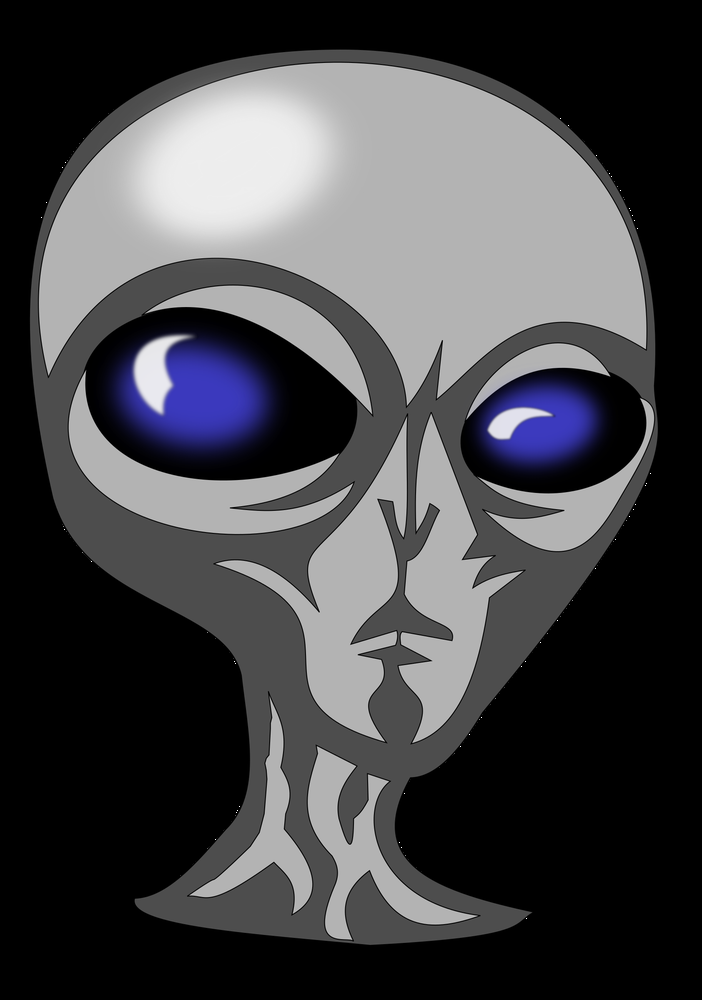
%> input picture tarea-3/resources/alien.png, 702 x 1000 px, shrunk from 1684 x 2400 before the run
$ octave --eval "result = componentes_color(imread('resources/alien.png'));"   (GNU Octave 9; MATLAB toolbox functions it lacks are replaced by stand-ins)
%> lines starting %> are read from the running program, lines starting %| are printed output that depends on the picture
### tarea-3/normaliza.m
%--------------------------------------------------------------------------
%------- TRABAJO 2 --------------------------------------------------------
%------- Clasificaci髇 de esquejes ----------------------------------------
%------- Por: Mateo Nore馻 Pino    mateo.norena@udea.edu.co ---------------
%-------      Estudiante Ingenier韆 de Sistemas  --------------------------
%-------      CC 1017221148, Wpp 3117597936 -------------------------------
%------------ John Edisson Tapias Zarrazola    jedisson.tapias@udea.edu.co
%-------      Profesor Facultad de Ingenieria BLQ 21-409  -----------------
%-------      Estudiante Ingenier韆 de Sistemas  --------------------------
%-------      CC 1152205006, Wpp xxxxxxxxxx -------------------------------
%------- Curso B谩sico de Procesamiento de Im谩genes y Visi贸n Artificial--
%------- V1 Octubre de 2016------------------------------------------------
%--------------------------------------------------------------------------

function d = normaliza(e)

% --- Normaliza una imagen

e = double(e);          % --- Convierte los valores en valores de coma flotante
e = e/max(e(:))*255;    % --- Normaliza respecto al m醲imo valor de la imagen
d = uint8(e);           % --- Retorna la imagen con los valores en uint8
end

### tarea-3/w2linea.m
%--------------------------------------------------------------------------
%------- TRABAJO 2 --------------------------------------------------------
%------- Clasificaci髇 de esquejes ----------------------------------------
%------- Por: Mateo Nore馻 Pino    mateo.norena@udea.edu.co ---------------
%-------      Estudiante Ingenier韆 de Sistemas  --------------------------
%-------      CC 1017221148, Wpp 3117597936 -------------------------------
%------------ John Edisson Tapias Zarrazola    jedisson.tapias@udea.edu.co
%-------      Profesor Facultad de Ingenieria BLQ 21-409  -----------------
%-------      Estudiante Ingenier韆 de Sistemas  --------------------------
%-------      CC 1152205006, Wpp xxxxxxxxxx -------------------------------
%------- Curso B谩sico de Procesamiento de Im谩genes y Visi贸n Artificial--
%------- V1 Octubre de 2016------------------------------------------------
%--------------------------------------------------------------------------

function f = w2linea(g)

% --- Convierte una imagen de tres capas en una l韓ea de im醙enes con cada
% una de las capas

[fil,col,cap] = size(g);        % --- Se halla el tama駉 de la imagen
f = reshape(g,[fil,col*cap]);   % --- Se reforma haciendo una l韓ea de im醙enes
end

### tarea-3/componentes_color.m
%--------------------------------------------------------------------------
%------- TRABAJO 2 --------------------------------------------------------
%------- Clasificaci髇 de esquejes ----------------------------------------
%------- Por: Mateo Nore馻 Pino    mateo.norena@udea.edu.co ---------------
%-------      Estudiante Ingenier韆 de Sistemas  --------------------------
%-------      CC 1017221148, Wpp 3117597936 -------------------------------
%------------ John Edisson Tapias Zarrazola    jedisson.tapias@udea.edu.co
%-------      Profesor Facultad de Ingenieria BLQ 21-409  -----------------
%-------      Estudiante Ingenier韆 de Sistemas  --------------------------
%-------      CC 1152205006, Wpp xxxxxxxxxx -------------------------------
%------- Curso B谩sico de Procesamiento de Im谩genes y Visi贸n Artificial--
%------- V1 Octubre de 2016------------------------------------------------
%--------------------------------------------------------------------------

function[b,c,d] = componentes_color(a)

% --- Retorna un collage de im醙enes en varios espacios de color y una
% imagen en un componente de un espacio de color

[fil,col,cap] = size(a);    % --- Se halla el tama駉 de la imagen
%> fil = 1000; col = 702; cap = 3

if cap==1                   % --- Si la imagen no tiene colores
    b=a;c=a;                % --- Retorna la misma imagen sin realizar ning鷑 proceso
    return;                 % --- Finaliza la funci髇
end

% --- Componentes RGB

a1 = a;                 % --- Se crea una copia de la imagen
%> a1 is the input picture: size 1000x702x3 uint8; mean R, G, B 68.9, 68.9, 71.8
a1 = normaliza(a1);     % --- Se normaliza la imagen
a1 = w2linea(a1);       % --- Se pasa de tres capas a una l韓ea de una capa
%> in w2linea, `f = reshape(g,[fil,col*cap]);`:
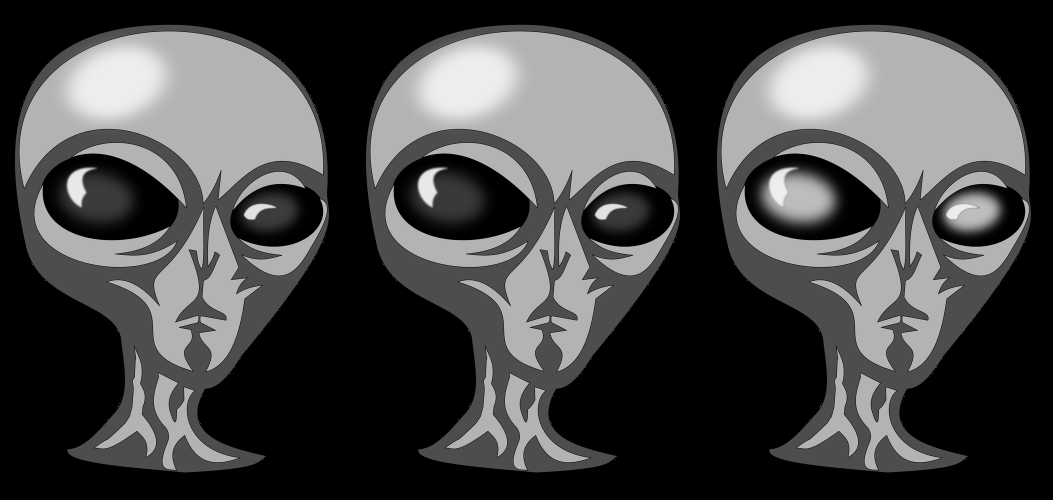
%> f: size 1000x2106 uint8 (shown at 1/2 size); min 0, max 255, mean 69.9

% --- Componentes HSV

a2 = rgb2hsv(a);        % --- Se hace el cambio de espacio de color
%> a2: size 1000x702x3 double; mean H, S, V 0.0414, 0.0409, 0.282
a2 = normaliza(a2);     % --- Se normaliza la imagen
%> in normaliza (call 2), `e = e/max(e(:))*255;`: e: size 1000x702x3 double; mean H, S, V 10.6, 10.4, 71.8
%> in normaliza (call 2), `d = uint8(e);`: d: size 1000x702x3 uint8; mean H, S, V 10.6, 10.4, 71.8
h = a2(:,:,1);
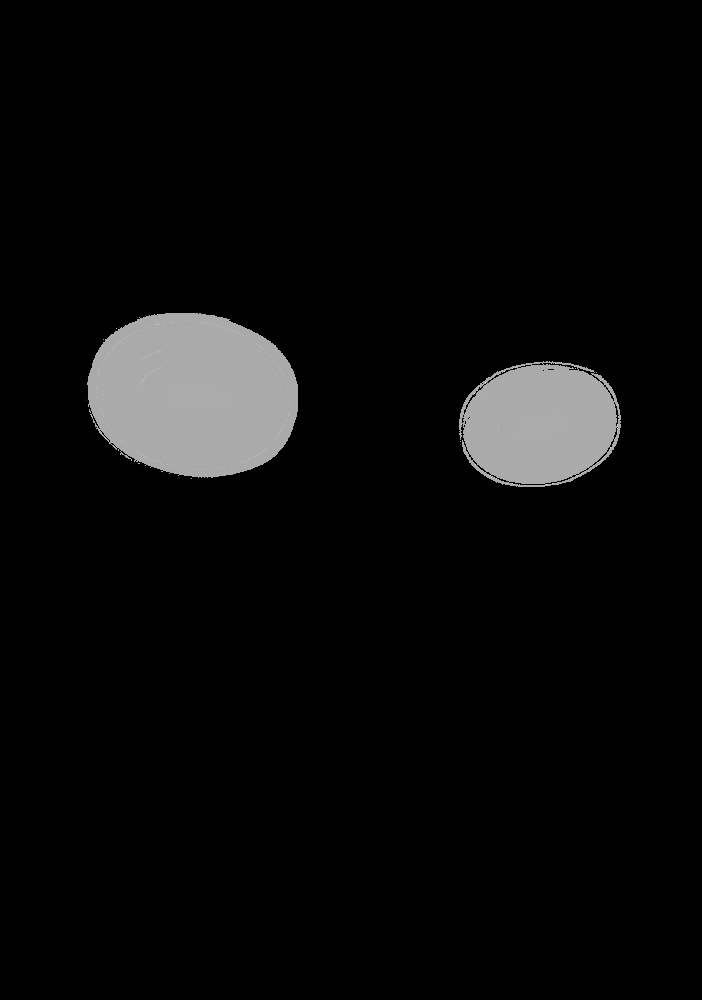
%> h: size 1000x702 uint8; min 0, max 213, mean 10.6
s = a2(:,:,2);
a2 = w2linea(a2);       % --- Se pasa de tres capas a una l韓ea de una capa
%> in w2linea (call 2), `f = reshape(g,[fil,col*cap]);`:
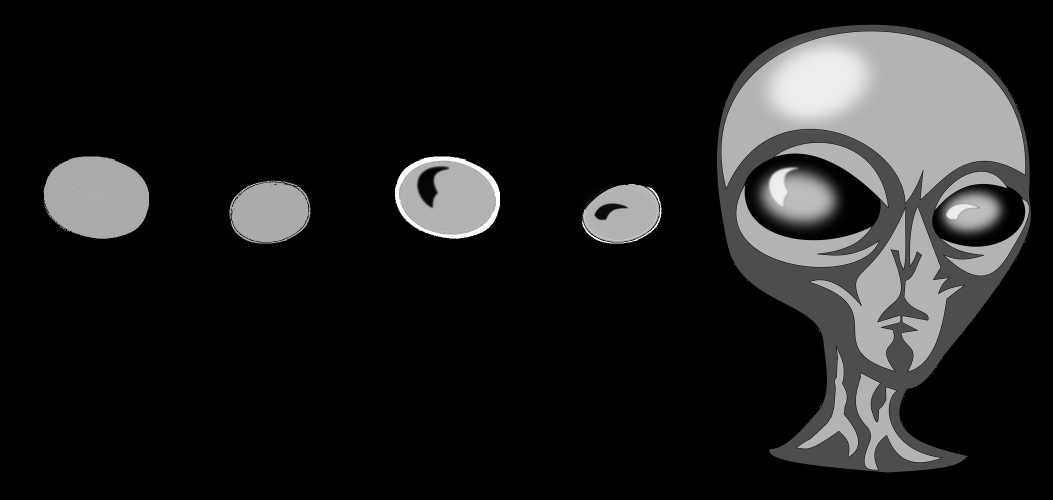
%> f: size 1000x2106 uint8 (shown at 1/2 size); min 0, max 255, mean 30.9

% --- Componentes LAB

cform = makecform('srgb2lab');      % --- Se crea un cform para realizar el cambio de espacio de color
a3 = applycform(a,cform);           % --- Se hace el cambio de espacio de color
%> a3: size 1000x702x3 uint8; mean of channels 1, 2, 3 72.3, 128.8, 126.3
lab = a3;                           % --- Se guarda el espacio de color para un uso posterior
a3 = normaliza(a3);                 % --- Se normaliza la imagen
%> in normaliza (call 3), `e = double(e);`: e: size 1000x702x3 double; mean of channels 1, 2, 3 72.3, 128.8, 126.3
a3 = w2linea(a3);                   % --- Se pasa de tres capas a una l韓ea de una capa
%> in w2linea (call 3), `f = reshape(g,[fil,col*cap]);`:
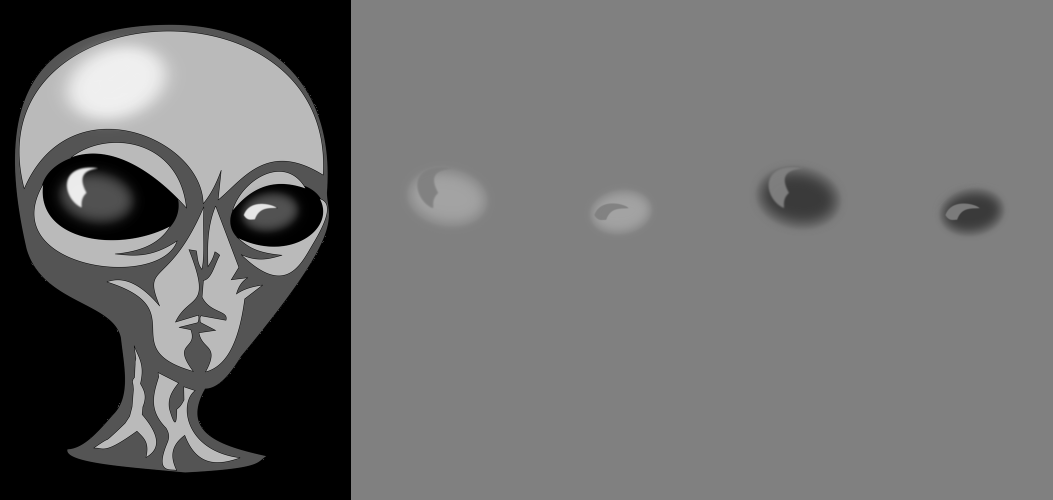
%> f: size 1000x2106 uint8 (shown at 1/2 size); min 0, max 255, mean 109.1

% --- Componentes CMYK

cform = makecform('srgb2cmyk');     % --- Se crea un cform para realizar el cambio de espacio de color
%> (the run ends here)
